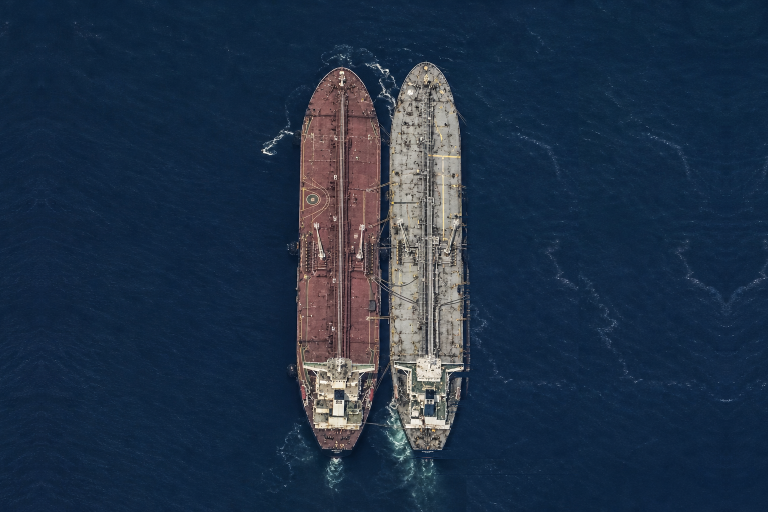
#> input picture src/assets/sts_raft_2.png, 1536 x 1024 px, found by its file name (shown at 1/2 size)
$ python measure2.py
#> lines starting #> are read from the running program, lines starting #| are printed output that depends on the picture; after the words box and inside, x2 and y2 are one past the last pixel; in counts of white or black regions, pixels touching at a corner belong together
import numpy as np
from PIL import Image

im = Image.open('src/assets/sts_raft_2.png').convert('RGB')
#> im is the input picture: PIL image 1536x1024 RGB; mean R, G, B 32.2, 49.4, 70.6
a = np.asarray(im).astype(np.int32)
H, W, _ = a.shape
#> H = 1024; W = 1536

# Water is a fairly uniform dark blue. Sample the far-left column region as water.
water = a[:, :40, :].reshape(-1, 3).mean(axis=0)
#> water = [16.42, 37.31, 62.53]
print('water rgb ~', water.astype(int))
#| water rgb ~ [16 37 62]

# Distance from water color -> ship mask
dist = np.sqrt(((a - water) ** 2).sum(axis=2))
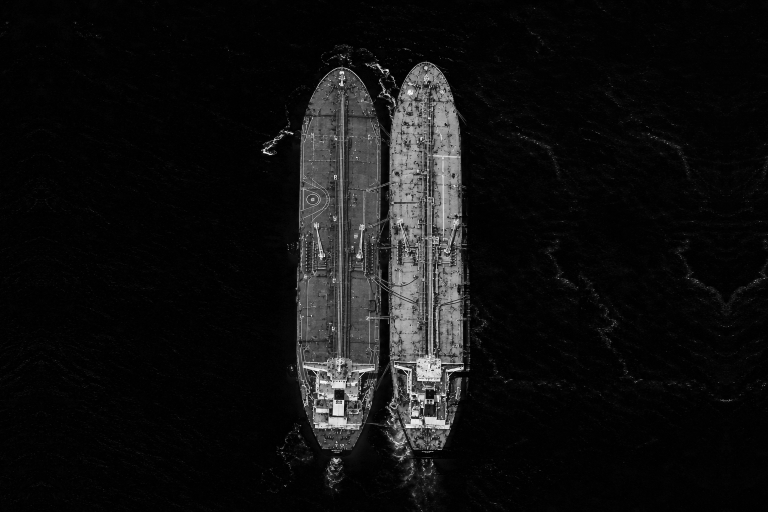
#> dist: shape (1024, 1536) float64 (shown at 1/2 size); min 0.7, max 376, mean 26.2; drawn with min black and max white
mask = dist > 55  # ships differ strongly from water
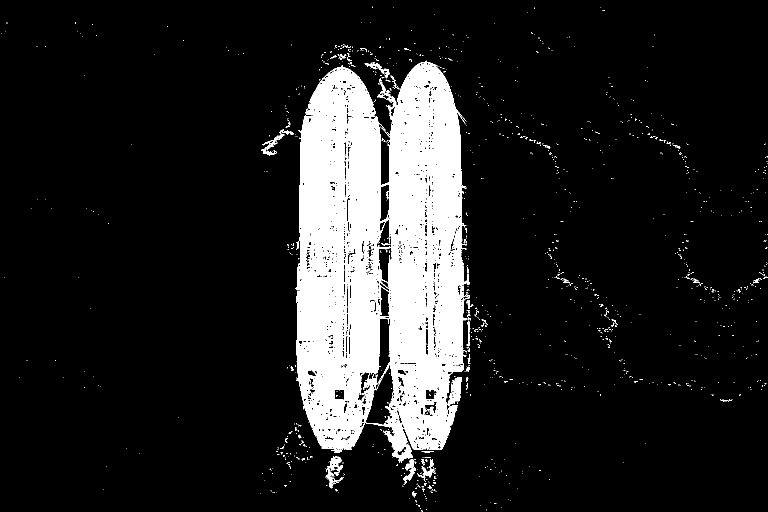
#> mask: shape (1024, 1536) bool (shown at 1/2 size); 12.9% white; 1250 white regions (1204 under 20 px), largest, box (x1, y1, x2, y2) and area: (591, 121, 940, 926) 194502, (896, 755, 924, 812) 850, (651, 913, 688, 977) 838

# Clean up: require columns/rows with enough ship pixels
col_has = mask.sum(axis=0)
#> col_has = 1536 values, max 777 at index 823, min 0 at index 0, mean 132.4
row_has = mask.sum(axis=1)
#> row_has = 1024 values, max 345 at index 564, min 0 at index 0, mean 198.6

# Combined bbox of everything shippy
ys = np.where(row_has > W * 0.02)[0]
#> ys = 832 values from 126 to 958
xs = np.where(col_has > H * 0.02)[0]
#> xs = 354 values from 539 to 939
print('combined bbox x:', xs.min(), xs.max(), 'y:', ys.min(), ys.max())
#| combined bbox x: 539 939 y: 126 958
print('combined width:', xs.max() - xs.min(), 'height:', ys.max() - ys.min())
#| combined width: 400 height: 832

# Split into two ships by finding the water gap between them (a column band with
# low ship coverage roughly in the middle).
mid = W // 2
#> mid = 768
band = col_has[mid - 150: mid + 150]
#> band = 300 values, max 777 at index 205, min 63 at index 149, mean 614.8
gap_local = np.argmin(band)
#> gap_local = 149
gap_x = mid - 150 + gap_local
#> gap_x = 767
print('gap x ~', gap_x, 'coverage there:', col_has[gap_x])
#| gap x ~ 767 coverage there: 63

for label, x0, x1 in [('LEFT', xs.min(), gap_x), ('RIGHT', gap_x, xs.max())]:
    sub = mask[:, x0:x1]
    cx_cols = np.where(sub.sum(axis=0) > H * 0.02)[0]
    cy_rows = np.where(sub.sum(axis=1) > (x1 - x0) * 0.05)[0]
    bx0, bx1 = x0 + cx_cols.min(), x0 + cx_cols.max()
    by0, by1 = cy_rows.min(), cy_rows.max()
    print(f'{label}: x {bx0}-{bx1} (w {bx1-bx0}), y {by0}-{by1} (h {by1-by0}), '
          f'cx {(bx0+bx1)//2}, cy {(by0+by1)//2}')
#> this loop made 2 passes
#> (label, x0, x1, bx0, bx1, by0, by1) on passes 1 to 2: ('LEFT', 539, 767, 539, 766, 92, 971), ('RIGHT', 767, 939, 767, 938, 98, 988)
#| LEFT: x 539-766 (w 227), y 92-971 (h 879), cx 652, cy 531
#| RIGHT: x 767-938 (w 171), y 98-988 (h 890), cx 852, cy 543
#> pass 1, `sub = mask[:, x0:x1]`:
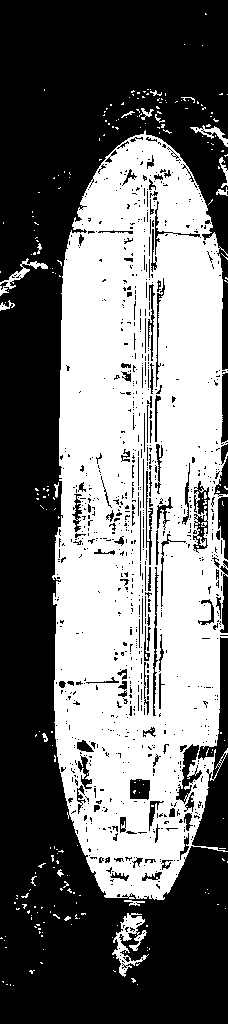
#> sub: shape (1024, 228) bool; 44.2% white; 246 white regions (226 under 20 px), largest, box (x1, y1, x2, y2) and area: (52, 130, 228, 900) 100329, (112, 913, 149, 977) 838, (0, 258, 48, 296) 347
#> pass 2, `sub = mask[:, x0:x1]`:
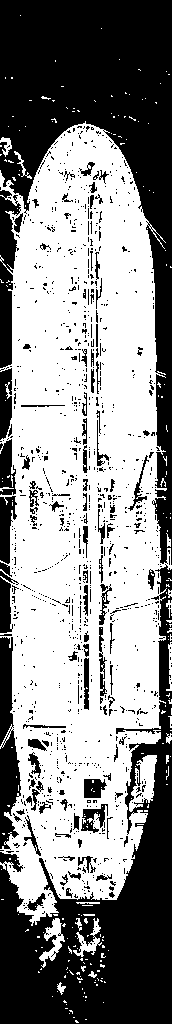
#> sub: shape (1024, 172) bool; 55.3% white; 1135 black regions (1026 under 20 px), largest, box (x1, y1, x2, y2) and area: (0, 0, 172, 565) 33570, (0, 564, 172, 1024) 27591, (0, 637, 21, 850) 2818

$ run again, with src/assets/sts_raft_3.png copied over src/assets/sts_raft_2.png
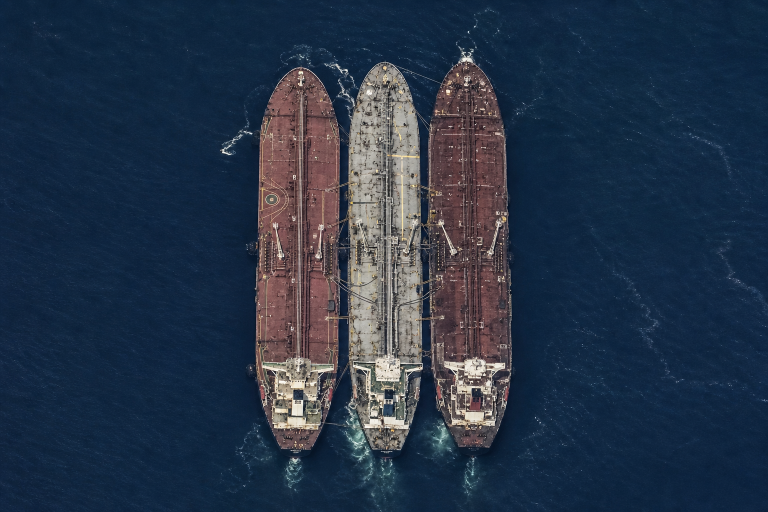
#> input picture src/assets/sts_raft_3.png, 1536 x 1024 px, found by its file name (shown at 1/2 size)
#> im is the input picture: PIL image 1536x1024 RGB; mean R, G, B 38, 52.2, 71.4
#> water = [16.68, 37.27, 62.91]
#| water rgb ~ [16 37 62]
#> `mask = dist > 55`:
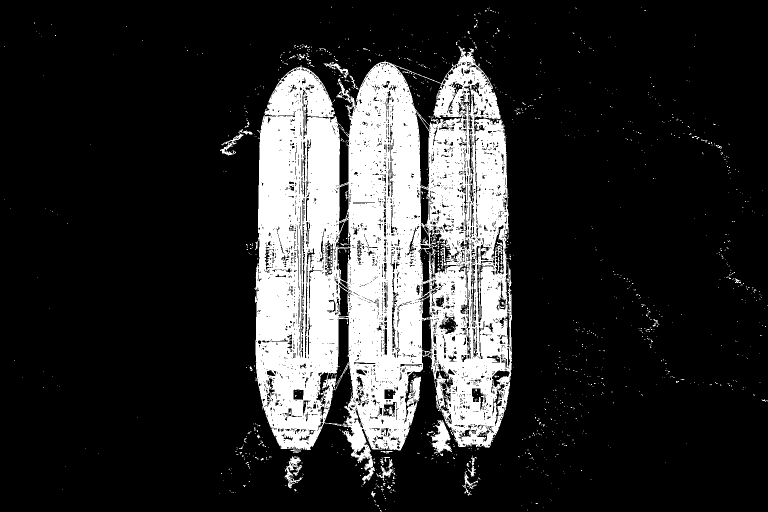
#> mask: shape (1024, 1536) bool (shown at 1/2 size); 18.6% white; 1473 white regions (1426 under 20 px), largest, box (x1, y1, x2, y2) and area: (509, 92, 1024, 968) 282533, (861, 840, 904, 906) 1390, (569, 913, 606, 977) 836
#> col_has = 1536 values, max 780 at index 741, min 0 at index 0, mean 190.2
#> row_has = 1024 values, max 463 at index 564, min 0 at index 0, mean 285.3
#> ys = 858 values from 97 to 972
#> xs = 518 values from 457 to 1023
#| combined bbox x: 457 1023 y: 97 972
#| combined width: 566 height: 875
#> band = 300 values, max 780 at index 123, min 42 at index 229, mean 555.3
#> gap_local = 229
#> gap_x = 847
#| gap x ~ 847 coverage there: 42
#> the loop `for label, x0, x1 in [('LEFT', xs.min(), gap_x), ('RIGHT', gap_x, xs.m..` made 2 passes
#> (label, x0, x1, bx0, bx1, by0, by1) on passes 1 to 2: ('LEFT', 457, 847, 457, 846, 97, 972), ('RIGHT', 847, 1023, 847, 1022, 96, 976)
#> (printed output is left out)
#> pass 2, `sub = mask[:, x0:x1]`:
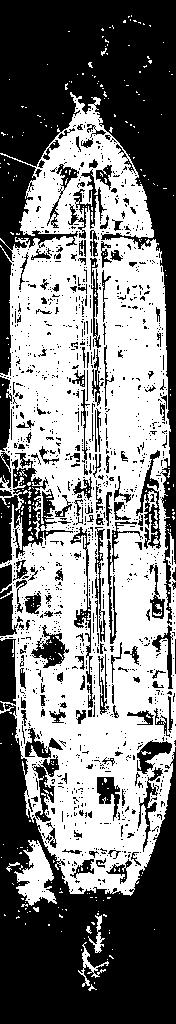
#> sub: shape (1024, 176) bool; 50% white; 377 white regions (359 under 20 px), largest, box (x1, y1, x2, y2) and area: (0, 92, 176, 896) 86702, (14, 840, 57, 906) 1390, (78, 942, 109, 987) 280

$ run again, with src/assets/sts_raft_4.png copied over src/assets/sts_raft_2.png
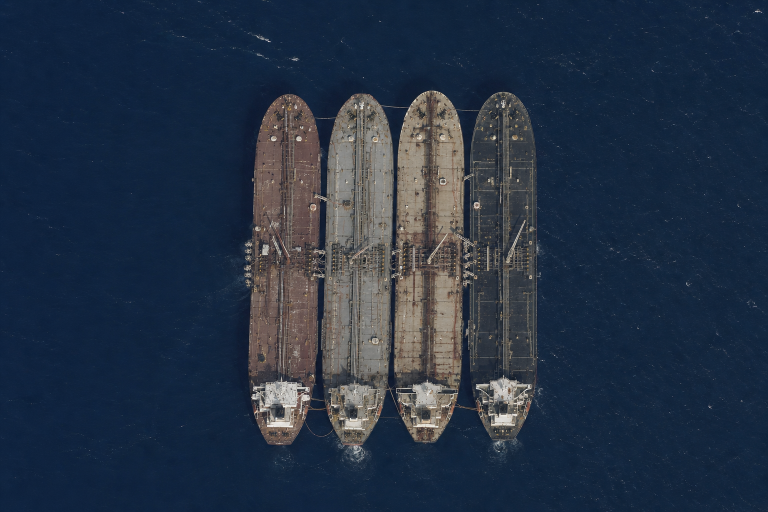
#> input picture src/assets/sts_raft_4.png, 1536 x 1024 px, found by its file name (shown at 1/2 size)
#> im is the input picture: PIL image 1536x1024 RGB; mean R, G, B 37, 50.1, 68.2
#> water = [15.45, 35.05, 62.52]
#| water rgb ~ [15 35 62]
#> `mask = dist > 55`:
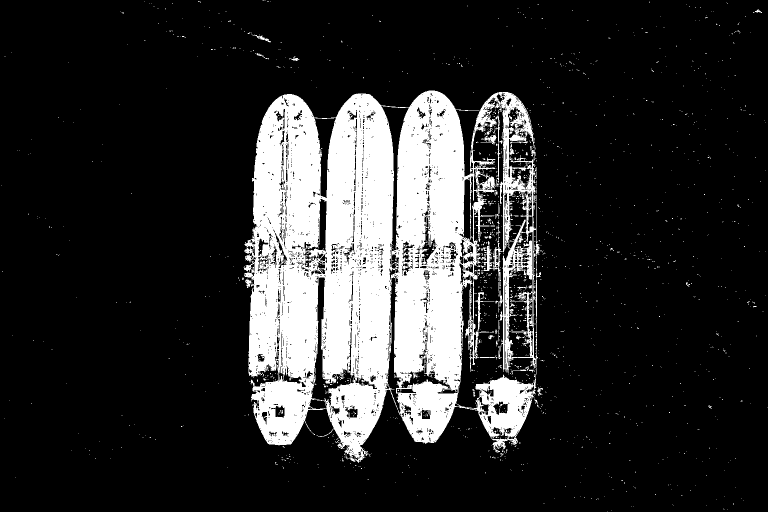
#> mask: shape (1024, 1536) bool (shown at 1/2 size); 17.7% white; 1758 white regions (1708 under 20 px), largest, box (x1, y1, x2, y2) and area: (487, 181, 1082, 926) 269378, (962, 482, 1005, 562) 914, (989, 231, 1001, 361) 316
#> col_has = 1536 values, max 703 at index 717, min 0 at index 0, mean 180.8
#> row_has = 1024 values, max 514 at index 664, min 0 at index 10, mean 271.2
#> ys = 729 values from 184 to 919
#> xs = 591 values from 490 to 1080
#| combined bbox x: 490 1080 y: 184 919
#| combined width: 590 height: 735
#> band = 300 values, max 703 at index 99, min 45 at index 169, mean 552.4
#> gap_local = 169
#> gap_x = 787
#| gap x ~ 787 coverage there: 45
#> the loop `for label, x0, x1 in [('LEFT', xs.min(), gap_x), ('RIGHT', gap_x, xs.m..` made 2 passes
#> (label, x0, x1, bx0, bx1, by0, by1) on passes 1 to 2: ('LEFT', 490, 787, 490, 786, 78, 921), ('RIGHT', 787, 1080, 787, 1079, 182, 892)
#> (printed output is left out)
#> pass 2, `sub = mask[:, x0:x1]`:
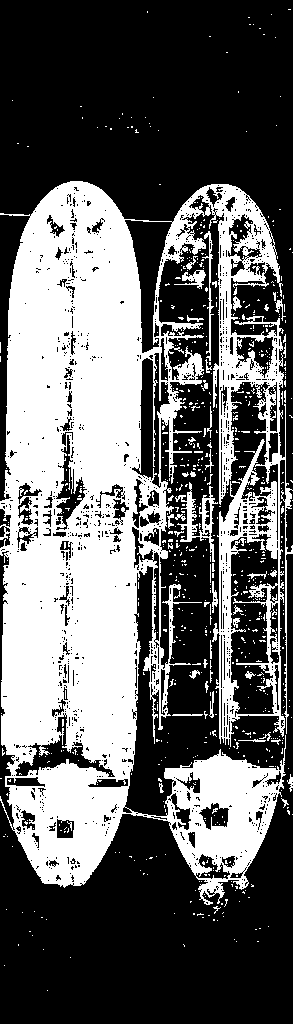
#> sub: shape (1024, 293) bool; 39% white; 766 white regions (724 under 20 px), largest, box (x1, y1, x2, y2) and area: (0, 181, 293, 905) 111498, (175, 482, 218, 562) 914, (202, 231, 214, 361) 316

$ run again, with src/assets/sts_raft_5.png copied over src/assets/sts_raft_2.png
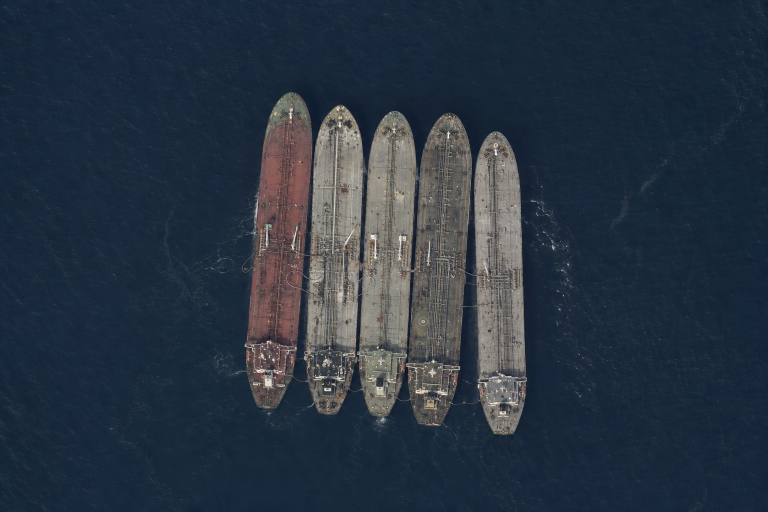
#> input picture src/assets/sts_raft_5.png, 1536 x 1024 px, found by its file name (shown at 1/2 size)
#> im is the input picture: PIL image 1536x1024 RGB; mean R, G, B 41, 52.2, 65.9
#> water = [23.74, 39.29, 57.87]
#| water rgb ~ [23 39 57]
#> `mask = dist > 55`:
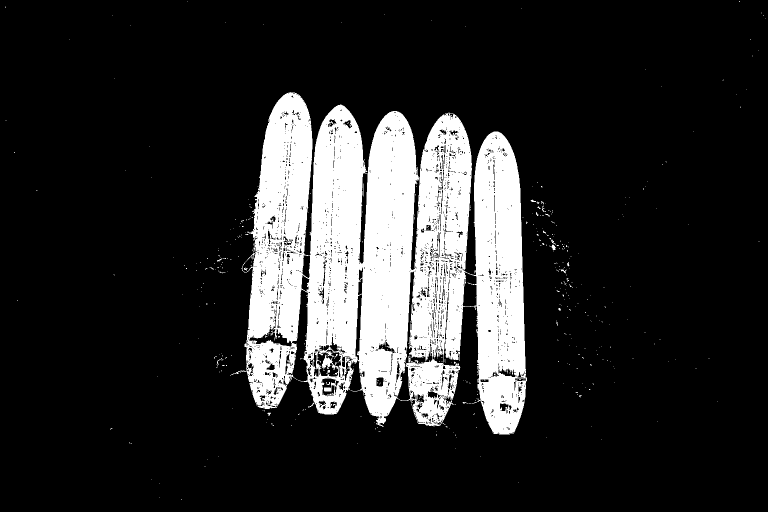
#> mask: shape (1024, 1536) bool (shown at 1/2 size); 16.6% white; 502 white regions (482 under 20 px), largest, box (x1, y1, x2, y2) and area: (469, 184, 1054, 869) 258764, (1103, 489, 1112, 500) 63, (817, 712, 821, 725) 43
#> col_has = 1536 values, max 599 at index 767, min 0 at index 0, mean 169.7
#> row_has = 1024 values, max 502 at index 612, min 0 at index 0, mean 254.5
#> ys = 677 values from 190 to 866
#> xs = 556 values from 492 to 1104
#| combined bbox x: 492 1104 y: 190 866
#| combined width: 612 height: 676
#> band = 300 values, max 599 at index 149, min 294 at index 108, mean 493.5
#> gap_local = 108
#> gap_x = 726
#| gap x ~ 726 coverage there: 294
#> the loop `for label, x0, x1 in [('LEFT', xs.min(), gap_x), ('RIGHT', gap_x, xs.m..` made 2 passes
#> (label, x0, x1, bx0, bx1, by0, by1) on passes 1 to 2: ('LEFT', 492, 726, 492, 725, 185, 828), ('RIGHT', 726, 1104, 726, 1051, 225, 868)
#> (printed output is left out)
#> pass 2, `sub = mask[:, x0:x1]`:
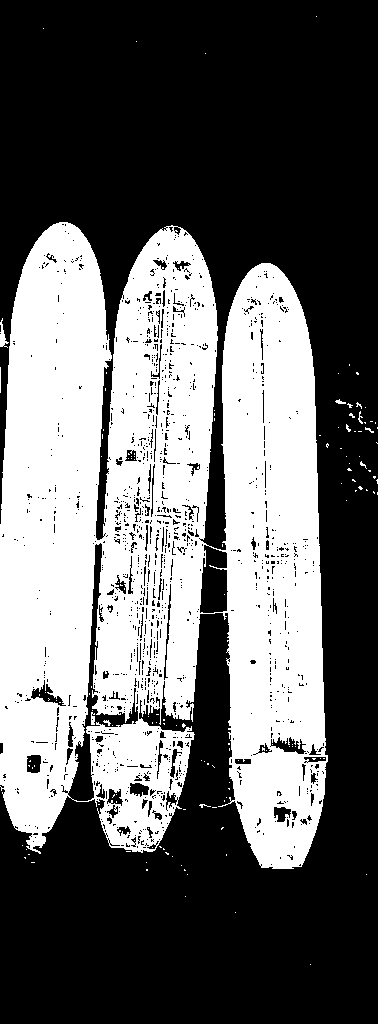
#> sub: shape (1024, 378) bool; 39.6% white; 145 white regions (135 under 20 px), largest, box (x1, y1, x2, y2) and area: (0, 222, 328, 869) 152745, (0, 318, 9, 348) 111, (91, 712, 95, 725) 43
